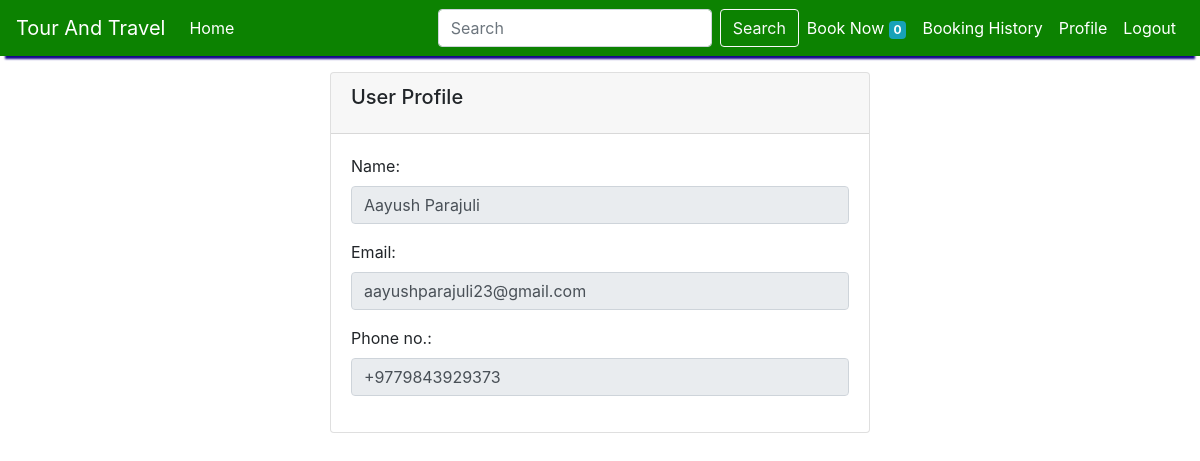
Page /profile/ (signed in) on the committed database.
### tour_and_travel/models/customer.py (models this page shows, shortened)
class Customer(models.Model):
    first_name = models.CharField(max_length=50)
    last_name = models.CharField(max_length=50)
    phone = models.CharField(max_length=15)
    email = models.EmailField()
    password = models.CharField(max_length=500)
    @staticmethod # it does not require an instance of class to be called
    def get_customer_by_id(id): # it is used in login.py to get customer
        try:  # get throws error if email is not present in db
            return Customer.objects.get(id=id)  # get will give single record but filter will give list
        except:
            return False

### tour_and_travel/middlewares/auth.py (the view)
    def middleware(request):
        print(request.session.get('customer'))
        returnUrl = request.META['PATH_INFO']
        if not request.session.get('customer'):
           return redirect(f'login')
        response = get_response(request)
        return response

### tour_and_travel/views/home.py (called while the page is built)
def profile(request):
    customer_id = request.session.get('customer')
    customer=Customer.get_customer_by_id(customer_id)
    return render(request, 'profile.html', {'user': customer})

### tour_and_travel/templates/profile.html (shortened to what this page needs)
{% extends 'base.html' %}
{% block content %}
<div class="container mt-3">
    <div class="row">
        <div class="col-md-6 mx-auto">
            <div class="card">
                <div class="card-header">
                    <h5 class="card-title">User Profile</h5>
                </div>
                <div class="card-body">
                    <div class="form-group">
                        <label for="username">Name:</label>
                        <input type="text" id="username" class="form-control" value="{{ user.first_name }} {{ user.last_name }}" readonly>
                    </div>
                    <div class="form-group">
                        <label for="email">Email:</label>
                        <input type="email" id="email" class="form-control" value="{{ user.email }}" readonly>
                    </div>
                    <div class="form-group">
                        <label for="phone">Phone no.:</label>
                        <input type="tel" id="phone" class="form-control" value="{{ user.phone }}" readonly>
                    </div>
                </div>
            </div>
        </div>
    </div>
</div>
{% endblock %}

### rows in the picture
Customer: first_name "Aayush Parajuli", email "aayushparajuli23@gmail.com", phone "+9779843929373"

### other values in the picture
{{ request.session.cart.keys|length }} "0"
